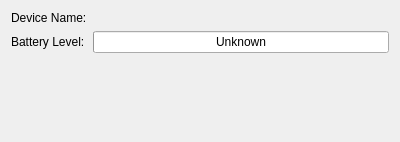
<?xml version="1.0" encoding="UTF-8"?>
<ui version="4.0">
 <class>WiimotePanel</class>
 <widget class="QWidget" name="WiimotePanel">
  <property name="geometry">
   <rect>
    <x>0</x>
    <y>0</y>
    <width>400</width>
    <height>142</height>
   </rect>
  </property>
  <property name="sizePolicy">
   <sizepolicy hsizetype="Expanding" vsizetype="Expanding">
    <horstretch>0</horstretch>
    <verstretch>0</verstretch>
   </sizepolicy>
  </property>
  <property name="windowTitle">
   <string>Form</string>
  </property>
  <layout class="QVBoxLayout" name="verticalLayout">
   <item>
    <layout class="QFormLayout" name="formLayout">
     <property name="fieldGrowthPolicy">
      <enum>QFormLayout::AllNonFixedFieldsGrow</enum>
     </property>
     <item row="0" column="0">
      <widget class="QLabel" name="label_2">
       <property name="text">
        <string>Device Name:</string>
       </property>
      </widget>
     </item>
     <item row="0" column="1">
      <widget class="QLabel" name="deviceName">
       <property name="text">
        <string/>
       </property>
      </widget>
     </item>
     <item row="1" column="0">
      <widget class="QLabel" name="label">
       <property name="text">
        <string>Battery Level:</string>
       </property>
      </widget>
     </item>
     <item row="1" column="1">
      <widget class="QProgressBar" name="batteryBar">
       <property name="maximum">
        <number>100</number>
       </property>
       <property name="value">
        <number>0</number>
       </property>
       <property name="format">
        <string>Unknown</string>
       </property>
      </widget>
     </item>
    </layout>
   </item>
   <item>
    <widget class="QWidget" name="wiimoteContainer" native="true">
     <property name="sizePolicy">
      <sizepolicy hsizetype="Expanding" vsizetype="Expanding">
       <horstretch>0</horstretch>
       <verstretch>0</verstretch>
      </sizepolicy>
     </property>
    </widget>
   </item>
  </layout>
 </widget>
 <resources/>
 <connections/>
</ui>
